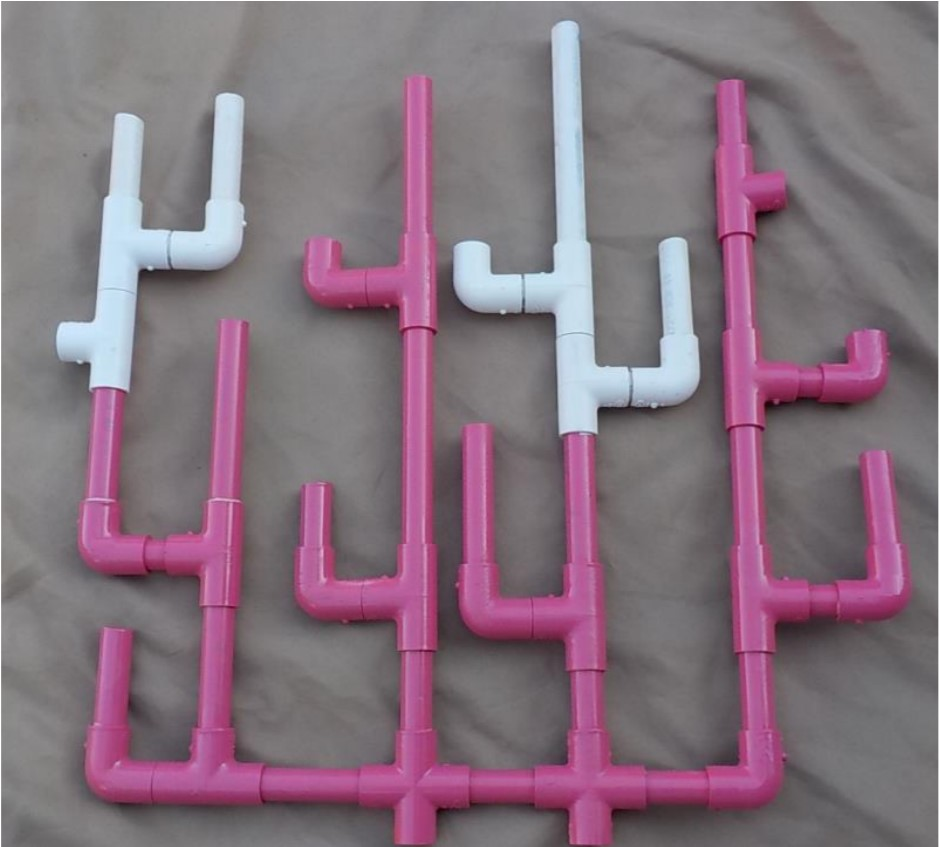
#> input picture AutonomousDriving/Comparison.jpg, 940 x 847 px
$ python -i Difference.py   (imports and definitions only)
#> lines starting #> are read from the running program, lines starting #| are printed output that depends on the picture; after the words box and inside, x2 and y2 are one past the last pixel; in counts of white or black regions, pixels touching at a corner belong together
from scipy.spatial import distance as dist
import numpy as np
import cv2
import time
import matplotlib.pyplot as plt
import os

def detect_color(videoinput, lower_bound, higher_bound, axis = 1):
    lower_bound = np.array(lower_bound)
    higher_bound = np.array(higher_bound)
    hsv = cv2.cvtColor(videoinput, cv2.COLOR_BGR2HSV)
    mask = cv2.inRange(hsv, lower_bound, higher_bound)
    output = cv2.bitwise_and(videoinput, videoinput, mask = mask)
    cv2.imshow("Result", output)
    points = cv2.findNonZero(mask)
    result = []
    if str(type(points)) == "<class 'NoneType'>":
        return result
    total = 0
    for point in points:
        x, y = point[0][0], point[0][1]
        result.append([int(x), int(y)])
    return result

white_lower = (0, 0, 10)
white_higher = (20, 20, 100)
pink_lower = (135,150,20)
pink_higher = (155, 255, 255)

def runner(file_name):
#> called with file_name = 'Comparison.jpg'
    frame = cv2.imread(file_name)
#> frame is the input picture: shape (847, 940, 3); mean B, G, R 125.8, 113.2, 132.8
    white_points = detect_color(frame, white_lower, white_higher)
#> in detect_color, `hsv = cv2.cvtColor(videoinput, cv2.COLOR_BGR2HSV)`: hsv: shape (847, 940, 3); mean H, S, V 139, 38, 135.1
#> in detect_color, `mask = cv2.inRange(hsv, lower_bound, higher_bound)`:
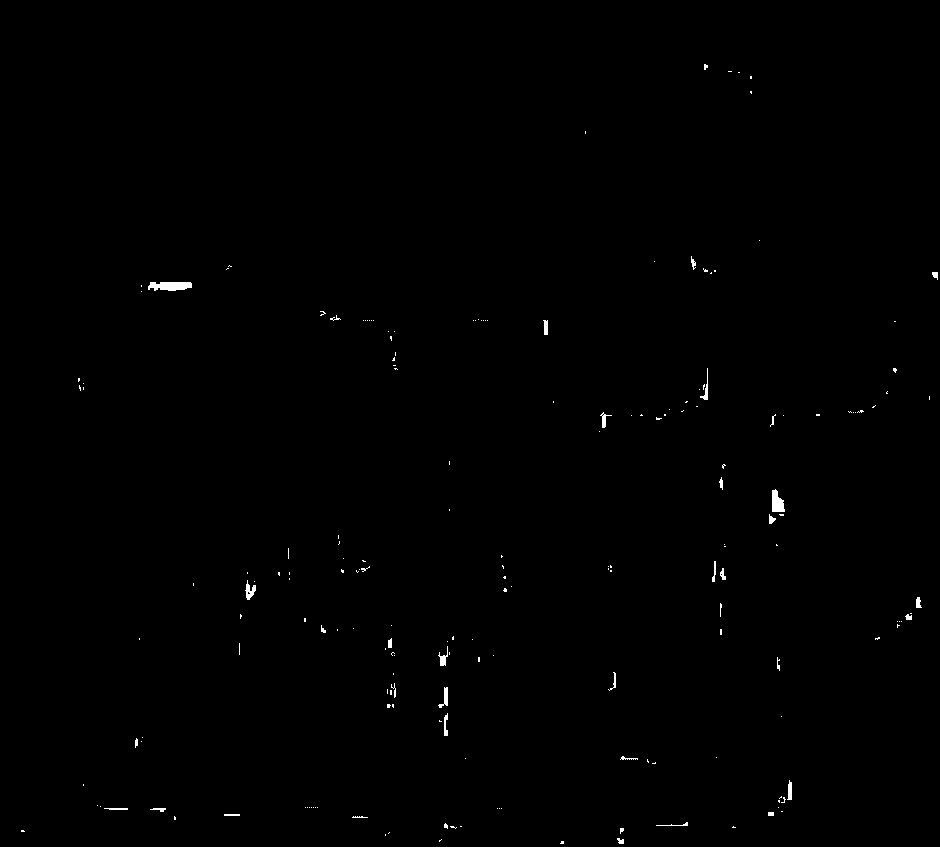
#> mask: shape (847, 940); 0.33% white; 194 white regions (160 under 20 px), largest, box (x1, y1, x2, y2) and area: (148, 282, 192, 291) 322, (772, 489, 785, 512) 214, (245, 580, 256, 600) 108
#> in detect_color, `points = cv2.findNonZero(mask)`: points = contour of 2622 points, box (x1, y1, x2, y2) (21, 64, 938, 844), area 69156
#> the loop in detect_color, `for point in points:` made 2622 passes
#> (x, y) on passes 1 to 3: (704, 64), (705, 64), (704, 65)
#> after the loop in detect_color, `for point in points:`: result = 2622 pairs, first value 21 to 937, second value 64 to 843
#> white_points has the same summary as result in detect_color
    print("The size of white is " + str(len(white_points)))
#| The size of white is 2622
    pink_points = detect_color(frame, pink_lower, pink_higher)
#> in detect_color (call 2), `mask = cv2.inRange(hsv, lower_bound, higher_bound)`: mask: shape (847, 940); every value is 0
#> in detect_color (call 2), `output = cv2.bitwise_and(videoinput, videoinput, mask = mask)`: output: shape (847, 940, 3); every value is 0
#> pink_points = []
    print("The size of pink points is " + str(len(pink_points)))
#| The size of pink points is 0
    for index in range(max(len(white_points), len(pink_points))):
        if(index < len(white_points)):
            cv2.circle(frame, (white_points[index][0], white_points[index][1]), 4, (255, 255, 255), -1)
        if(index < len(pink_points)):
            cv2.circle(frame, (pink_points[index][0], pink_points[index][1]), 4, (0, 0, 255), -1)
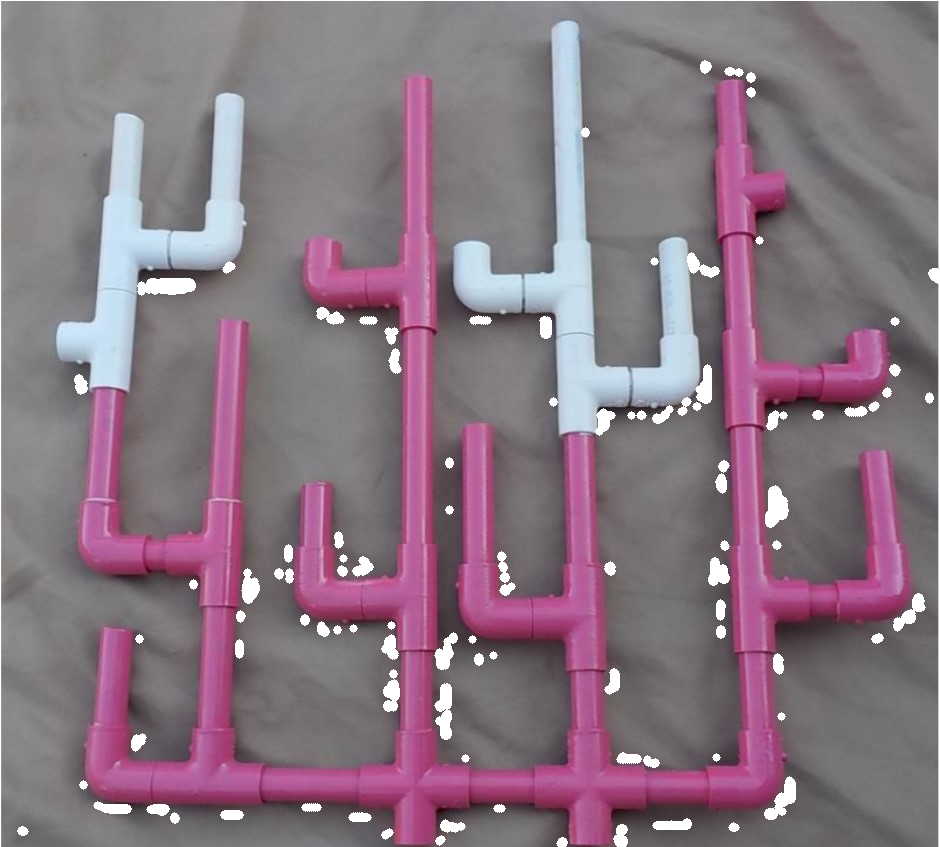
#> frame: shape (847, 940, 3); 2.17% of pixels changed, all inside (x1, y1, x2, y2) = (17, 60, 939, 847)
    cv2.imshow("Display", frame)
    cv2.waitKey(0)

# [40 lines left out: function color_determination, not called in this run]

colors = [[245,240,235], #White
          [155, 95, 180], #Purple
          [125, 135, 137]] #Brown

# [114 lines left out: functions get_distance, nearest_color_method, generate_histogram, display_result, compare_points, perform_countour_detction and 2 more, not called in this run]


# [7 lines not run here, left out]

>>> result = runner('Comparison.jpg')
